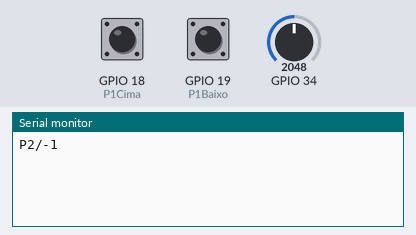
Bench run of a sketch on a simulated ESP32. Shown: the last lines printed to the serial monitor. The inputs (shaded band) are chosen by the test bench; at power-on: GPIO 34 = 2048, GPIO 18 (P1Cima) HIGH, GPIO 19 (P1Baixo) HIGH.

Above: at 1.2 s.
1.3 s: GPIO 34 set to 1228
At 2.5 s:
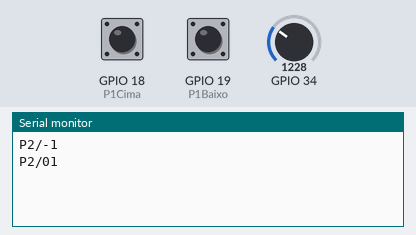
2.8 s: GPIO 18 (P1Cima) pulled LOW for 0.15 s
At 3.8 s:
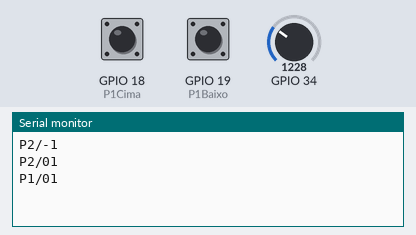
4.4 s: GPIO 19 (P1Baixo) pulled LOW for 0.15 s
At 5.2 s:
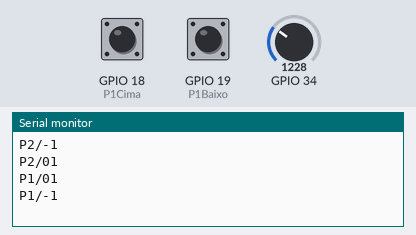
6.0 s: GPIO 18 (P1Cima) driven LOW and GPIO 19 (P1Baixo) driven LOW
At 6.5 s:
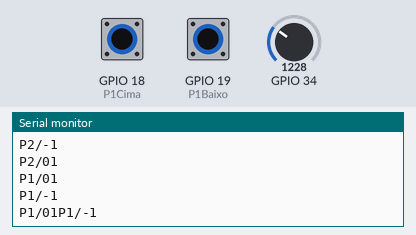

The sketch:

sketch_march2a.ino
```cpp
int flag = 0;
int flag1 = 0;
int flag2 = 0;

int P1Cima = 18;
int P1Baixo = 19;

int valorPOT;
int porcent;

void setup() {
// put your setup code here, to run once:
    Serial.begin(9600);

    pinMode(P1Cima, INPUT_PULLUP);
    pinMode(P1Baixo, INPUT_PULLUP);
}

void loop() {
// put your main code here, to run repeatedly:
    String str = "";

    valorPOT = analogRead(34);
    porcent = map(valorPOT, 0, 4095, 0, 100);

    if(porcent != flag2){
        if(porcent < flag2 - 5){
            str += "P2/01";
        }

        else if(porcent > flag2 + 5){
            str += "P2/-1";
        }
    }

    flag2 = porcent;

    if(digitalRead(P1Cima) == LOW && flag == 0){
        str += "P1/01";
        flag = 1;
    }else if(digitalRead(P1Cima) == HIGH){
        flag = 0;
    }

    if(digitalRead(P1Baixo) == LOW && flag1 == 0){
        str += "P1/-1";
        flag1 = 1;
    }else if(digitalRead(P1Baixo) == HIGH){
        flag1 = 0;
    }

    if (str != "") {
        Serial.println(str);
    }

    delay(100);
}
```

Measured:
- after the input at 1.3 s, the serial monitor: prints a new line at once (image 1)
- after the input at 2.8 s, the serial monitor: prints a new line at once (image 2)
- after the input at 4.4 s, the serial monitor: prints a new line at once (image 3)
- after the input at 6.0 s, the serial monitor: prints a new line at once (image 4)
